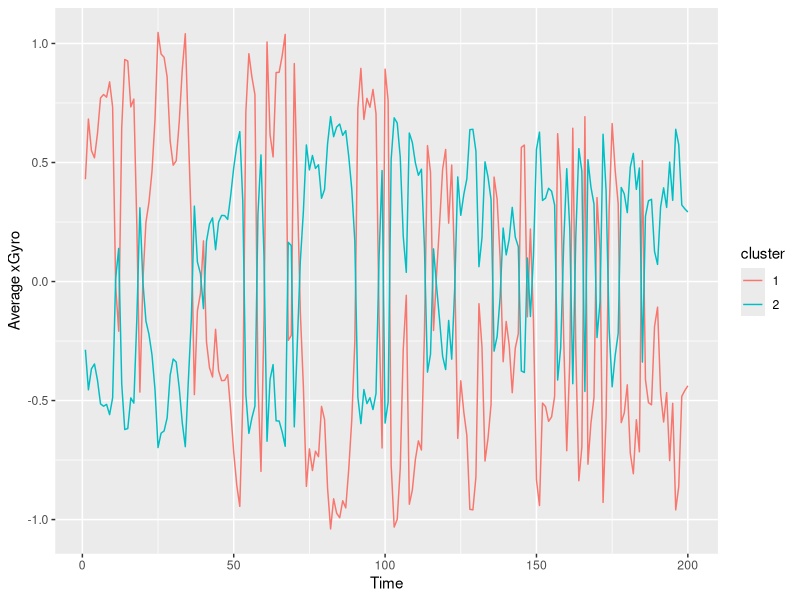
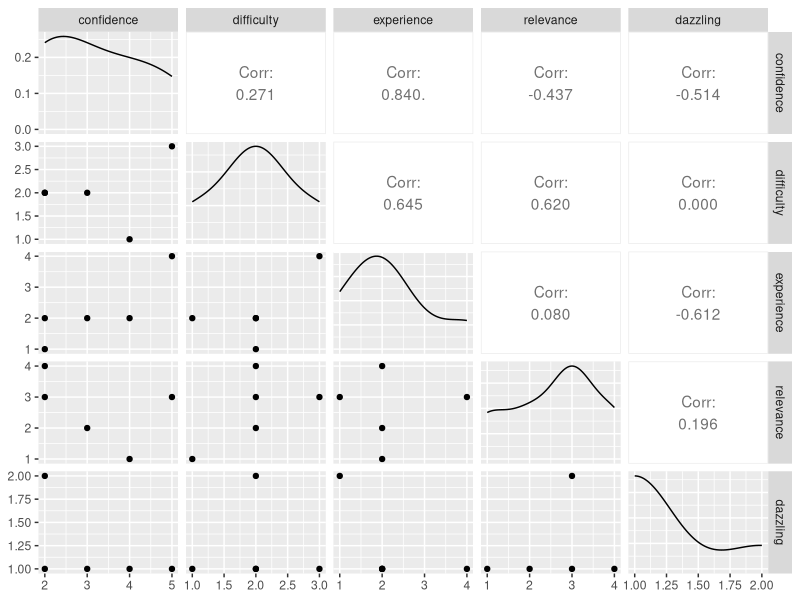
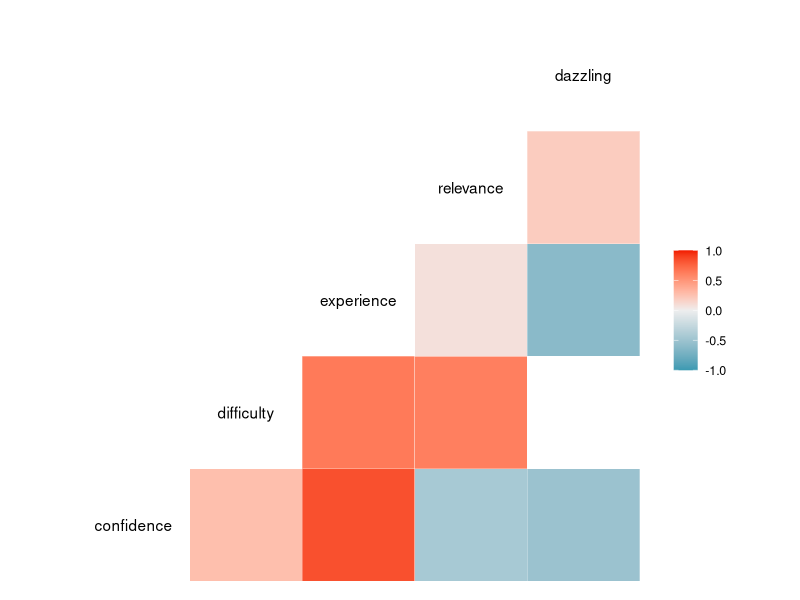
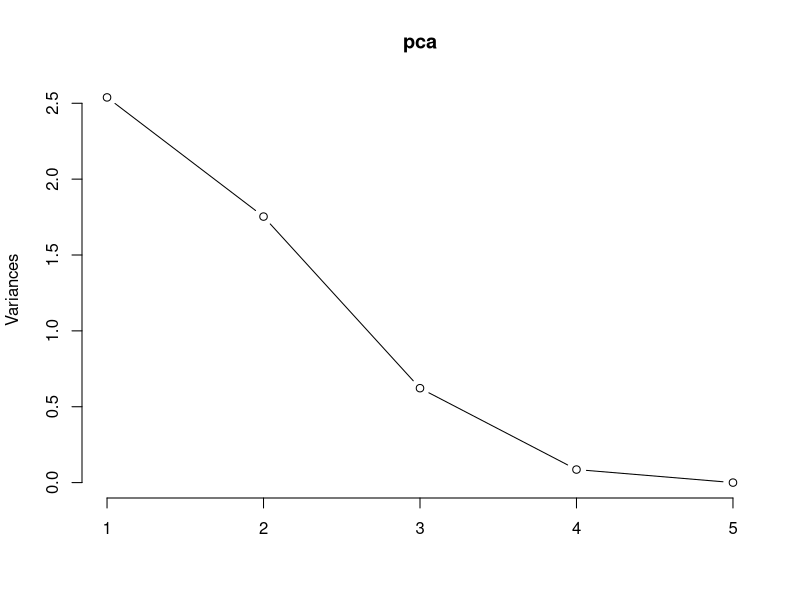
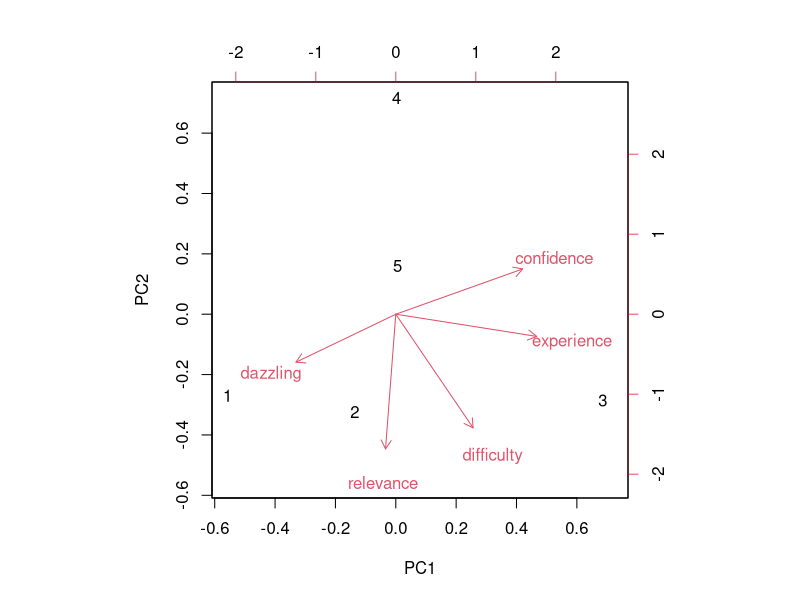
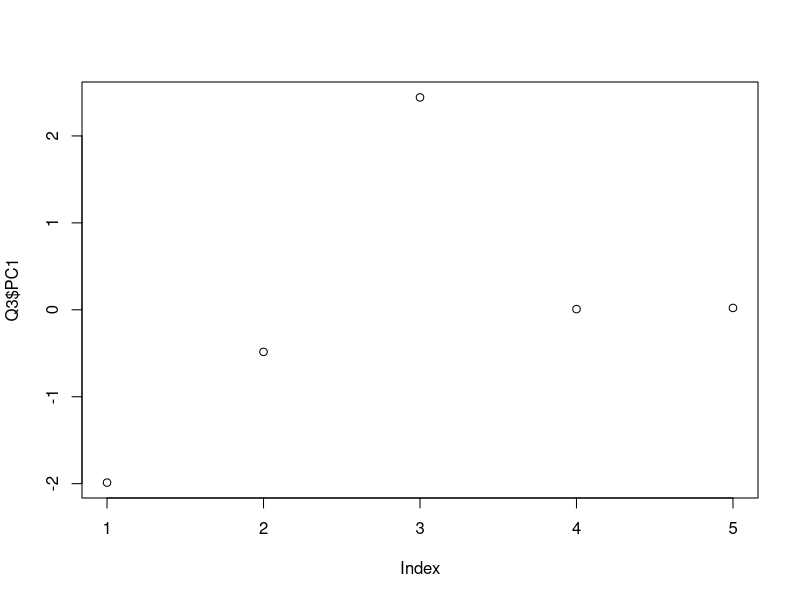
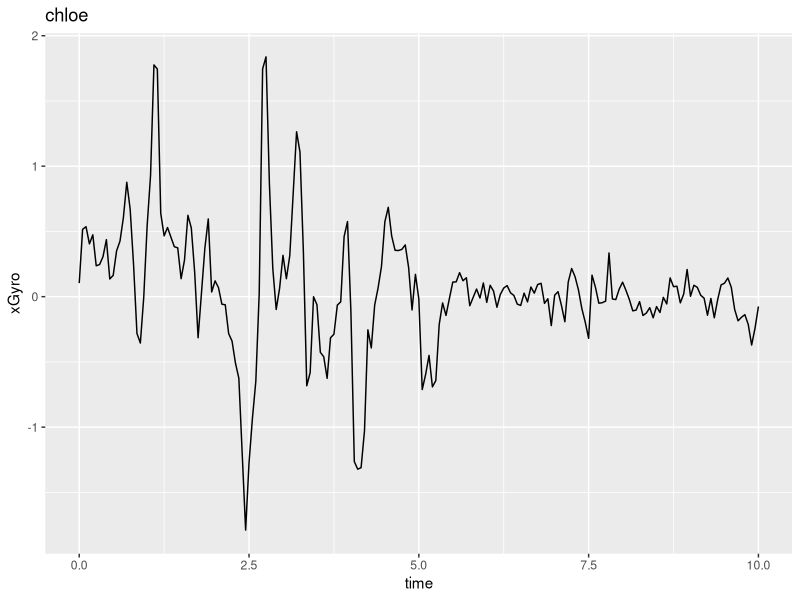
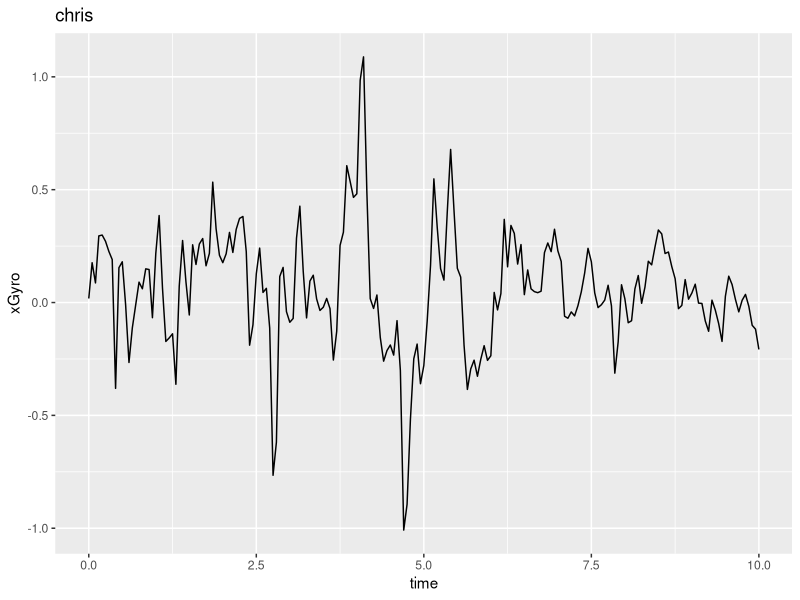

Recreate these plots in R, in order.
## ---- chunk 1
# Introduction of our activity: 
# Pinch your nose and turn yourself 15 times. Then immediately use app called "AnaHertz" to record the information of our balanced capacity in 10 seconds. The app could automatically set the time so the data collected is accurate.
# The variable xGyro measures the stability of our hand holding the phone. It is concrete, continuous and countable. And some members of the group are experts and some are novices.
## ---- chunk 2
# Loading the library we will use later
library(dplyr)
library(tidyr)
library(ggplot2)
library(GGally)

# Dealing with the raw data of xGyro from "AnaHertz"
d1 = read.csv("chloe.csv", header = TRUE)[-201,-c(1,2)]
d2 = read.csv("chris.csv", header = TRUE)[-201,-c(1,2)]
d3 = read.csv("fangyu.csv",header = TRUE)[-201,-c(1,2)]
d4 = read.csv("jiahao.csv",header = TRUE)[-201,-c(1,2)]
d5 = read.csv("phil.csv",  header = TRUE)[-201,-c(1,2)]
D1 = rbind(d1,d2,d3,d4,d5)
rownames(D1) = c("chloe","chris","fangyu","jiahao","phil")

# Using K-means to distinguish the experts and novices
D2 = data.frame(scale(D1))
fit = kmeans(D2, 2)
fit$cluster
D3 = data.frame(D2, fit$cluster)
colnames(D3) = c(1:200,"cluster")
D4 = gather(D3, "time", "xGyro", 1:200)

# Visualize our results using ggplot2
D5 = D4 %>% group_by(time, cluster) %>% summarise(avg = mean(xGyro))
D5$time <- as.numeric(D5$time)
D5$cluster <- as.factor(D5$cluster)
ggplot(D5, aes(time, avg, colour = cluster)) + geom_line() + xlab("Time") + ylab("Average xGyro")

# According to the ggplot, we can see that people in cluster 1 has weaker swings in average xGyro, which means he or she is more stable than those in cluster 1.
# People in cluster 1: Chloe, Chris, Fangyu and Phil are experts in balanced capacity.
# People in cluster 2: Jiahao is novice in balanced capacity.
## ---- chunk 3
# Dealing with the raw data of five questions
Q1 = read.csv("Questions.csv", header = TRUE)
colnames(Q1) = c("name","confidence", "difficulty", "experience", "relevance", "dazzling", "gender")

# Plot correlation matrices
ggpairs(Q1, 2:6, progress = FALSE)
ggcorr(Q1[,-c(1,7)], method = c("everything", "pearson"))

# Run a PCA analysis on the data
Q2 = Q1[,-c(1,7)]
pca <- prcomp(Q2, scale. = TRUE)
pca$sdev^2
summary(pca)
plot(pca, type = "lines")
# According to the summary and plot of PCA, we see the proportion of variance of each principle component. 
# We would drop the PC4 and PC5 because they only explain a very small proportion of variance.

# Now create a data frame of the transformed data from our pca
Q3 = data.frame(pca$x)

# Print out the loadings for the components we generated
pca$rotation
loadings = abs(pca$rotation)
loadings
biplot(pca)

# PC1 represents the maximum variance direction in our data.
# According to loadings for the components, experience and confidence variables are the greatest contributor to PC1. Thus, PC1 might represents people's past experience with this activity and related confidence.

# Visualize the PC1 results
plot(Q3$PC1)
# According to the plot, we see that Wenqi Gao has the greatest score in PC1 while Jiahao Shen has the lowest score in PC1. It means that Wenqi Gao is the most confident people in balancing ability in our group and also has the most experience with this balancing activity in five years while Jiahao Shen is on the contrary.
## ---- chunk 4
# Choose one thing to predict the score for each member of your group:
# We choose the raw data time and xGyro variable as our predictors for each member of our group. By looking at the absolute max value of xGyro, we could find out the tipping point when each of us started to exhibit more stability. If people reached the tipping point much earlier than the others, it means they have greater balance skills, which means they could be expert in this activity, and vice versa. Besides, bigger absolute value also indicates instability. By balancing these two raw data variables, we could predict the score for each member of our group.

# Visualization that supports our conclusion:
chloe = data.frame(read.csv("chloe.csv", header = TRUE))
chris = data.frame(read.csv("chris.csv", header = TRUE))
fangyu = data.frame(read.csv("fangyu.csv",header = TRUE))
jiahao = data.frame(read.csv("jiahao.csv",header = TRUE))
phil = data.frame(read.csv("phil.csv",  header = TRUE))

ggplot(chloe,aes(x=time,y=xGyro)) + geom_line()+ labs(title = "chloe")
ggplot(chris,aes(x=time,y=xGyro)) + geom_line()+ labs(title = "chris")
ggplot(fangyu,aes(x=time,y=xGyro)) + geom_line()+ labs(title = "fangyu")
ggplot(jiahao,aes(x=time,y=xGyro)) + geom_line()+ labs(title = "jiahao")
ggplot(phil,aes(x=time,y=xGyro)) + geom_line()+ labs(title = "phil")

# As you can see from the plot, Chris reached his tipping point at around 4; Chloe reached her tipping point around 2.5; Fangyu reached her tipping point at near 5; Jiahao's tipping point is hardly deducible from the plot, and it seems he has been experiencing unbalance in 10s; and Phil's plot is fluctuating before around 6. We can tell from the plots that Chloe is definitely an expert in doing the activity, while Jiahao is obvious a novice. This prediction, again, supports our argument.

# Devise an intervention:
# When the human body is in a fast-moving environment or an object moves quickly in front of us, the balance in our inner ear may be stimulated. In each of our rotations, if our eyes are always focused on a point in the distance, the head is always the last part to rotate with the body, and the head turns back to the point quickly, we would feel, in this way, less dazzled and the vertigo is significantly reduced, as the external lymph does not get enough power during the rotation.
# Beside this intervention, based on our conclusion drawn from previous analysis, we would suggest to increase the opportunity to do activities related to balancing capacity and enhance self confidence about it. These would likely help novice members of our group improve their performance in this activity.
